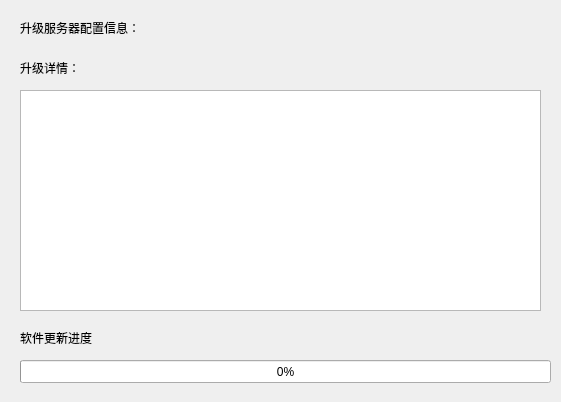
<?xml version="1.0" encoding="UTF-8"?>
<ui version="4.0">
 <class>Form</class>
 <widget class="QWidget" name="Form">
  <property name="geometry">
   <rect>
    <x>0</x>
    <y>0</y>
    <width>561</width>
    <height>402</height>
   </rect>
  </property>
  <property name="windowTitle">
   <string>MTClient升级检测</string>
  </property>
  <widget class="QListWidget" name="lw_info">
   <property name="geometry">
    <rect>
     <x>20</x>
     <y>90</y>
     <width>521</width>
     <height>221</height>
    </rect>
   </property>
  </widget>
  <widget class="QLabel" name="label">
   <property name="geometry">
    <rect>
     <x>20</x>
     <y>60</y>
     <width>61</width>
     <height>16</height>
    </rect>
   </property>
   <property name="text">
    <string>升级详情：</string>
   </property>
  </widget>
  <widget class="QLabel" name="label_2">
   <property name="geometry">
    <rect>
     <x>20</x>
     <y>20</y>
     <width>131</width>
     <height>16</height>
    </rect>
   </property>
   <property name="text">
    <string>升级服务器配置信息：</string>
   </property>
  </widget>
  <widget class="QLabel" name="label_3">
   <property name="geometry">
    <rect>
     <x>20</x>
     <y>330</y>
     <width>81</width>
     <height>16</height>
    </rect>
   </property>
   <property name="text">
    <string>软件更新进度</string>
   </property>
  </widget>
  <widget class="QProgressBar" name="pbar_percent">
   <property name="geometry">
    <rect>
     <x>20</x>
     <y>360</y>
     <width>531</width>
     <height>23</height>
    </rect>
   </property>
   <property name="value">
    <number>0</number>
   </property>
  </widget>
  <widget class="QLabel" name="l_ipport">
   <property name="geometry">
    <rect>
     <x>150</x>
     <y>20</y>
     <width>151</width>
     <height>16</height>
    </rect>
   </property>
   <property name="text">
    <string/>
   </property>
  </widget>
 </widget>
 <resources/>
 <connections/>
</ui>
